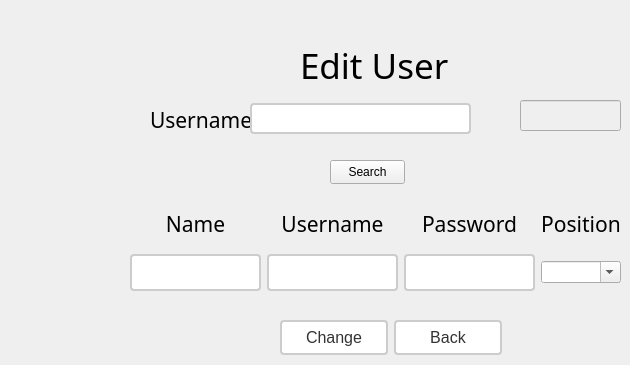
      <widget class="QWidget" name="EditUser">
       <widget class="QLabel" name="editUserLabel">
        <property name="geometry">
         <rect>
          <x>300</x>
          <y>30</y>
          <width>171</width>
          <height>71</height>
         </rect>
        </property>
        <property name="font">
         <font>
          <family>Tempus Sans ITC</family>
          <pointsize>26</pointsize>
         </font>
        </property>
        <property name="text">
         <string>Edit User</string>
        </property>
       </widget>
       <widget class="QPushButton" name="editSearchButton">
        <property name="geometry">
         <rect>
          <x>330</x>
          <y>160</y>
          <width>75</width>
          <height>24</height>
         </rect>
        </property>
        <property name="text">
         <string>Search</string>
        </property>
       </widget>
       <widget class="QWidget" name="gridLayoutWidget_3">
        <property name="geometry">
         <rect>
          <x>130</x>
          <y>200</y>
          <width>491</width>
          <height>91</height>
         </rect>
        </property>
        <layout class="QGridLayout" name="gridLayout">
         <item row="0" column="1">
          <widget class="QLabel" name="editUseridLabel">
           <property name="font">
            <font>
             <family>Tempus Sans ITC</family>
             <pointsize>16</pointsize>
            </font>
           </property>
           <property name="text">
            <string>Username</string>
           </property>
           <property name="alignment">
            <set>Qt::AlignCenter</set>
           </property>
          </widget>
         </item>
         <item row="0" column="2">
          <widget class="QLabel" name="editPasswordLabel">
           <property name="font">
            <font>
             <family>Tempus Sans ITC</family>
             <pointsize>16</pointsize>
            </font>
           </property>
           <property name="text">
            <string>Password</string>
           </property>
           <property name="alignment">
            <set>Qt::AlignCenter</set>
           </property>
          </widget>
         </item>
         <item row="0" column="3">
          <widget class="QLabel" name="editPositionLabel">
           <property name="font">
            <font>
             <family>Tempus Sans ITC</family>
             <pointsize>16</pointsize>
            </font>
           </property>
           <property name="text">
            <string>Position</string>
           </property>
           <property name="alignment">
            <set>Qt::AlignCenter</set>
           </property>
          </widget>
         </item>
         <item row="1" column="1">
          <widget class="QLineEdit" name="editUsernameEdit">
           <property name="styleSheet">
            <string notr="true">QLineEdit {
  border: 2px solid #ccc; /* add a border */
  border-radius: 4px; /* round the corners */
  font-size: 16px; /* increase font size */
  padding: 6px 12px; /* add some padding */
  background-color: #fff; /* set background color */
  color: #333; /* set font color */
  font-family: &quot;Times New Roman&quot;, Times, serif; /* set font family */
}

QLineEdit:focus {
  outline: none; /* remove the default focus outline */
  border-color: #6a1b9a; /* set border color when focused */
  box-shadow: 0 0 5px #6a1b9a; /* add a subtle box-shadow when focused */
}
</string>
           </property>
          </widget>
         </item>
         <item row="1" column="2">
          <widget class="QLineEdit" name="editPasswordEdit">
           <property name="styleSheet">
            <string notr="true">QLineEdit {
  border: 2px solid #ccc; /* add a border */
  border-radius: 4px; /* round the corners */
  font-size: 16px; /* increase font size */
  padding: 6px 12px; /* add some padding */
  background-color: #fff; /* set background color */
  color: #333; /* set font color */
  font-family: &quot;Times New Roman&quot;, Times, serif; /* set font family */
}

QLineEdit:focus {
  outline: none; /* remove the default focus outline */
  border-color: #6a1b9a; /* set border color when focused */
  box-shadow: 0 0 5px #6a1b9a; /* add a subtle box-shadow when focused */
}
</string>
           </property>
          </widget>
         </item>
         <item row="0" column="0">
          <widget class="QLabel" name="editNameLabel">
           <property name="font">
            <font>
             <family>Tempus Sans ITC</family>
             <pointsize>16</pointsize>
            </font>
           </property>
           <property name="text">
            <string>Name</string>
           </property>
           <property name="alignment">
            <set>Qt::AlignCenter</set>
           </property>
          </widget>
         </item>
         <item row="1" column="0">
          <widget class="QLineEdit" name="editNameEdit">
           <property name="styleSheet">
            <string notr="true">QLineEdit {
  border: 2px solid #ccc; /* add a border */
  border-radius: 4px; /* round the corners */
  font-size: 16px; /* increase font size */
  padding: 6px 12px; /* add some padding */
  background-color: #fff; /* set background color */
  color: #333; /* set font color */
  font-family: &quot;Times New Roman&quot;, Times, serif; /* set font family */
}

QLineEdit:focus {
  outline: none; /* remove the default focus outline */
  border-color: #6a1b9a; /* set border color when focused */
  box-shadow: 0 0 5px #6a1b9a; /* add a subtle box-shadow when focused */
}
</string>
           </property>
          </widget>
         </item>
         <item row="1" column="3">
          <widget class="QComboBox" name="editPositionComboBox">
           <property name="editable">
            <bool>true</bool>
           </property>
          </widget>
         </item>
        </layout>
       </widget>
       <widget class="QWidget" name="horizontalLayoutWidget_3">
        <property name="geometry">
         <rect>
          <x>280</x>
          <y>320</y>
          <width>222</width>
          <height>36</height>
         </rect>
        </property>
        <layout class="QHBoxLayout" name="horizontalLayout_4">
         <item>
          <widget class="QPushButton" name="changeButton">
           <property name="styleSheet">
            <string notr="true">QPushButton {
  border: 2px solid #ccc; /* add a border */
  border-radius: 4px; /* round the corners */
  font-size: 16px; /* increase font size */
  padding: 6px 12px; /* add some padding */
  background-color: #fff; /* set background color */
  color: #333; /* set font color */
  font-family: &quot;Times New Roman&quot;, Times, serif; /* set font family */
}

QPushButton:hover {
  background-color: #eee; /* change background color when hovered */
}

QPushButton:pressed {
  background-color: #ccc; /* change background color when pressed */
}
</string>
           </property>
           <property name="text">
            <string>Change</string>
           </property>
          </widget>
         </item>
         <item>
          <widget class="QPushButton" name="backButton_2">
           <property name="styleSheet">
            <string notr="true">QPushButton {
  border: 2px solid #ccc; /* add a border */
  border-radius: 4px; /* round the corners */
  font-size: 16px; /* increase font size */
  padding: 6px 12px; /* add some padding */
  background-color: #fff; /* set background color */
  color: #333; /* set font color */
  font-family: &quot;Times New Roman&quot;, Times, serif; /* set font family */
}

QPushButton:hover {
  background-color: #eee; /* change background color when hovered */
}

QPushButton:pressed {
  background-color: #ccc; /* change background color when pressed */
}
</string>
           </property>
           <property name="text">
            <string>Back</string>
           </property>
          </widget>
         </item>
        </layout>
       </widget>
       <widget class="QLabel" name="useridLabel_2">
        <property name="geometry">
         <rect>
          <x>150</x>
          <y>110</y>
          <width>101</width>
          <height>20</height>
         </rect>
        </property>
        <property name="font">
         <font>
          <family>Tempus Sans ITC</family>
          <pointsize>16</pointsize>
         </font>
        </property>
        <property name="text">
         <string>Username:</string>
        </property>
       </widget>
       <widget class="QLineEdit" name="editsearchUserinput">
        <property name="geometry">
         <rect>
          <x>250</x>
          <y>103</y>
          <width>221</width>
          <height>31</height>
         </rect>
        </property>
        <property name="styleSheet">
         <string notr="true">QLineEdit {
  border: 2px solid #ccc; /* add a border */
  border-radius: 4px; /* round the corners */
  font-size: 16px; /* increase font size */
  padding: 6px 12px; /* add some padding */
  background-color: #fff; /* set background color */
  color: #333; /* set font color */
  font-family: &quot;Times New Roman&quot;, Times, serif; /* set font family */
}

QLineEdit:focus {
  outline: none; /* remove the default focus outline */
  border-color: #6a1b9a; /* set border color when focused */
  box-shadow: 0 0 5px #6a1b9a; /* add a subtle box-shadow when focused */
}</string>
        </property>
       </widget>
       <widget class="QLineEdit" name="edit_userID">
        <property name="enabled">
         <bool>false</bool>
        </property>
        <property name="geometry">
         <rect>
          <x>520</x>
          <y>100</y>
          <width>101</width>
          <height>31</height>
         </rect>
        </property>
        <property name="maximumSize">
         <size>
          <width>16777215</width>
          <height>16777215</height>
         </size>
        </property>
        <property name="font">
         <font>
          <pointsize>13</pointsize>
          <bold>true</bold>
         </font>
        </property>
        <property name="readOnly">
         <bool>false</bool>
        </property>
       </widget>
      </widget>
